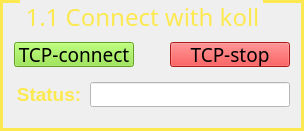
       <widget class="QGroupBox" name="groupBox_16">
        <property name="geometry">
         <rect>
          <x>0</x>
          <y>10</y>
          <width>300</width>
          <height>131</height>
         </rect>
        </property>
        <property name="minimumSize">
         <size>
          <width>0</width>
          <height>0</height>
         </size>
        </property>
        <property name="maximumSize">
         <size>
          <width>800</width>
          <height>999</height>
         </size>
        </property>
        <property name="font">
         <font>
          <family>Adobe 黑体 Std R</family>
          <pointsize>18</pointsize>
         </font>
        </property>
        <property name="styleSheet">
         <string notr="true">   QGroupBox {
	color: rgb(252, 233, 79);
	border-color: rgb(252, 233, 79);
            border-width: 3px;
            border-style: solid;
            margin-top: 2ex;
        }
        QGroupBox::title {
            subcontrol-origin: margin;
            subcontrol-position: top left;
            left: 20px;
            margin-left: 2px;
            padding: 0  0px;
        }</string>
        </property>
        <property name="title">
         <string>1.1 Connect with koll</string>
        </property>
        <layout class="QGridLayout" name="gridLayout_15">
         <property name="topMargin">
          <number>30</number>
         </property>
         <item row="0" column="0" colspan="2">
          <widget class="QPushButton" name="pushButton_analysis_1_28">
           <property name="sizePolicy">
            <sizepolicy hsizetype="Minimum" vsizetype="Fixed">
             <horstretch>130</horstretch>
             <verstretch>35</verstretch>
            </sizepolicy>
           </property>
           <property name="minimumSize">
            <size>
             <width>120</width>
             <height>25</height>
            </size>
           </property>
           <property name="maximumSize">
            <size>
             <width>120</width>
             <height>25</height>
            </size>
           </property>
           <property name="font">
            <font>
             <family>Adobe 黑体 Std R</family>
             <pointsize>14</pointsize>
             <weight>50</weight>
             <italic>false</italic>
             <bold>false</bold>
            </font>
           </property>
           <property name="focusPolicy">
            <enum>Qt::NoFocus</enum>
           </property>
           <property name="styleSheet">
            <string notr="true">background-color: rgb(138, 226, 52);</string>
           </property>
           <property name="text">
            <string>TCP-connect</string>
           </property>
          </widget>
         </item>
         <item row="0" column="2">
          <widget class="QPushButton" name="pushButton_analysis_1_25">
           <property name="sizePolicy">
            <sizepolicy hsizetype="Minimum" vsizetype="Fixed">
             <horstretch>130</horstretch>
             <verstretch>35</verstretch>
            </sizepolicy>
           </property>
           <property name="minimumSize">
            <size>
             <width>120</width>
             <height>25</height>
            </size>
           </property>
           <property name="maximumSize">
            <size>
             <width>120</width>
             <height>25</height>
            </size>
           </property>
           <property name="font">
            <font>
             <family>Adobe 黑体 Std R</family>
             <pointsize>14</pointsize>
             <weight>50</weight>
             <italic>false</italic>
             <bold>false</bold>
            </font>
           </property>
           <property name="focusPolicy">
            <enum>Qt::NoFocus</enum>
           </property>
           <property name="styleSheet">
            <string notr="true">background-color: rgb(239, 41, 41);</string>
           </property>
           <property name="text">
            <string>TCP-stop</string>
           </property>
          </widget>
         </item>
         <item row="1" column="0">
          <widget class="QLabel" name="label_78">
           <property name="minimumSize">
            <size>
             <width>70</width>
             <height>25</height>
            </size>
           </property>
           <property name="maximumSize">
            <size>
             <width>70</width>
             <height>25</height>
            </size>
           </property>
           <property name="styleSheet">
            <string notr="true">
font: 12pt &quot;Adobe 黑体 Std R&quot;;</string>
           </property>
           <property name="text">
            <string>&lt;html&gt;&lt;head/&gt;&lt;body&gt;&lt;p align=&quot;center&quot;&gt;&lt;span style=&quot; font-size:14pt; font-weight:600; color:#fce94f;&quot;&gt;Status:&lt;/span&gt;&lt;/p&gt;&lt;/body&gt;&lt;/html&gt;</string>
           </property>
           <property name="alignment">
            <set>Qt::AlignLeading|Qt::AlignLeft|Qt::AlignVCenter</set>
           </property>
           <property name="wordWrap">
            <bool>false</bool>
           </property>
           <property name="margin">
            <number>0</number>
           </property>
           <property name="indent">
            <number>-2</number>
           </property>
           <property name="openExternalLinks">
            <bool>false</bool>
           </property>
          </widget>
         </item>
         <item row="1" column="1" colspan="2">
          <widget class="QLineEdit" name="TCP_tset_recv">
           <property name="minimumSize">
            <size>
             <width>200</width>
             <height>25</height>
            </size>
           </property>
           <property name="maximumSize">
            <size>
             <width>200</width>
             <height>25</height>
            </size>
           </property>
           <property name="styleSheet">
            <string notr="true">background-color: rgb(255, 255, 255);</string>
           </property>
          </widget>
         </item>
        </layout>
       </widget>
